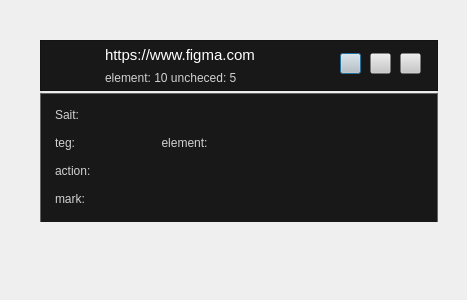
<?xml version="1.0" encoding="UTF-8"?>
<ui version="4.0">
 <class>Dialog</class>
 <widget class="QDialog" name="Dialog">
  <property name="geometry">
   <rect>
    <x>0</x>
    <y>0</y>
    <width>467</width>
    <height>300</height>
   </rect>
  </property>
  <property name="windowTitle">
   <string>Dialog</string>
  </property>
  <widget class="QGroupBox" name="parser_label">
   <property name="geometry">
    <rect>
     <x>40</x>
     <y>40</y>
     <width>398</width>
     <height>182</height>
    </rect>
   </property>
   <property name="minimumSize">
    <size>
     <width>398</width>
     <height>182</height>
    </size>
   </property>
   <property name="maximumSize">
    <size>
     <width>398</width>
     <height>182</height>
    </size>
   </property>
   <property name="styleSheet">
    <string notr="true">background: rgba(44, 40, 40, 0.0);</string>
   </property>
   <property name="title">
    <string/>
   </property>
   <widget class="QFrame" name="parser_label_sub">
    <property name="geometry">
     <rect>
      <x>0</x>
      <y>0</y>
      <width>398</width>
      <height>51</height>
     </rect>
    </property>
    <property name="styleSheet">
     <string notr="true">background: #181818;</string>
    </property>
    <property name="frameShape">
     <enum>QFrame::StyledPanel</enum>
    </property>
    <property name="frameShadow">
     <enum>QFrame::Raised</enum>
    </property>
    <widget class="QLabel" name="icon_mark">
     <property name="geometry">
      <rect>
       <x>0</x>
       <y>0</y>
       <width>51</width>
       <height>51</height>
      </rect>
     </property>
     <property name="styleSheet">
      <string notr="true">background: rgba(44, 40, 40, 0.0);</string>
     </property>
     <property name="text">
      <string/>
     </property>
     <property name="pixmap">
      <pixmap>../../../../DeKi-Project/parser/material/mark_icon/bell.png</pixmap>
     </property>
     <property name="alignment">
      <set>Qt::AlignCenter</set>
     </property>
    </widget>
    <widget class="QTextBrowser" name="sait_text">
     <property name="geometry">
      <rect>
       <x>60</x>
       <y>4</y>
       <width>221</width>
       <height>21</height>
      </rect>
     </property>
     <property name="styleSheet">
      <string notr="true">font-family: 'Roboto Mono';
font-style: normal;
font-weight: 300;
font-size: 13px;
line-height: 17px;
text-decoration-line: underline;
background: rgba(44, 40, 40, 0.0);
color: #FFFFFF;
border: 0.5px solid rgba(167, 167, 167, 0.0);</string>
     </property>
     <property name="verticalScrollBarPolicy">
      <enum>Qt::ScrollBarAlwaysOff</enum>
     </property>
     <property name="horizontalScrollBarPolicy">
      <enum>Qt::ScrollBarAlwaysOff</enum>
     </property>
     <property name="html">
      <string>&lt;!DOCTYPE HTML PUBLIC &quot;-//W3C//DTD HTML 4.0//EN&quot; &quot;http://www.w3.org/TR/REC-html40/strict.dtd&quot;&gt;
&lt;html&gt;&lt;head&gt;&lt;meta name=&quot;qrichtext&quot; content=&quot;1&quot; /&gt;&lt;style type=&quot;text/css&quot;&gt;
p, li { white-space: pre-wrap; }
&lt;/style&gt;&lt;/head&gt;&lt;body style=&quot; font-family:'Roboto Mono'; font-size:13px; font-weight:296; font-style:normal;&quot;&gt;
&lt;p style=&quot; margin-top:0px; margin-bottom:0px; margin-left:0px; margin-right:0px; -qt-block-indent:0; text-indent:0px;&quot;&gt;&lt;span style=&quot; font-size:11pt;&quot;&gt;https://www.figma.com&lt;br /&gt;&lt;br /&gt;&lt;/span&gt;&lt;/p&gt;&lt;/body&gt;&lt;/html&gt;</string>
     </property>
    </widget>
    <widget class="QTextBrowser" name="element_text">
     <property name="geometry">
      <rect>
       <x>60</x>
       <y>26</y>
       <width>181</width>
       <height>21</height>
      </rect>
     </property>
     <property name="styleSheet">
      <string notr="true">font-family: 'Roboto Mono';
font-style: normal;
font-weight: 300;
font-size: 13px;
line-height: 17px;
text-decoration-line: underline;
background: rgba(44, 40, 40, 0.0);
color: rgba(255, 255, 255, 0.8);

border: 0.5px solid rgba(167, 167, 167, 0.0);</string>
     </property>
     <property name="verticalScrollBarPolicy">
      <enum>Qt::ScrollBarAlwaysOff</enum>
     </property>
     <property name="horizontalScrollBarPolicy">
      <enum>Qt::ScrollBarAlwaysOff</enum>
     </property>
     <property name="html">
      <string>&lt;!DOCTYPE HTML PUBLIC &quot;-//W3C//DTD HTML 4.0//EN&quot; &quot;http://www.w3.org/TR/REC-html40/strict.dtd&quot;&gt;
&lt;html&gt;&lt;head&gt;&lt;meta name=&quot;qrichtext&quot; content=&quot;1&quot; /&gt;&lt;style type=&quot;text/css&quot;&gt;
p, li { white-space: pre-wrap; }
&lt;/style&gt;&lt;/head&gt;&lt;body style=&quot; font-family:'Roboto Mono'; font-size:13px; font-weight:296; font-style:normal;&quot;&gt;
&lt;p style=&quot; margin-top:0px; margin-bottom:0px; margin-left:0px; margin-right:0px; -qt-block-indent:0; text-indent:0px;&quot;&gt;&lt;span style=&quot; font-size:9pt;&quot;&gt;element: 10 uncheced: 5&lt;/span&gt;&lt;/p&gt;&lt;/body&gt;&lt;/html&gt;</string>
     </property>
    </widget>
    <widget class="QPushButton" name="pause">
     <property name="geometry">
      <rect>
       <x>300</x>
       <y>13</y>
       <width>21</width>
       <height>21</height>
      </rect>
     </property>
     <property name="styleSheet">
      <string notr="true">color: #FFFFFF;
background: rgba(199, 199, 199, 0.0);</string>
     </property>
     <property name="text">
      <string/>
     </property>
     <property name="icon">
      <iconset>
       <normaloff>../../../../DeKi-Project/parser/material/pause_1.png</normaloff>../../../../DeKi-Project/parser/material/pause_1.png</iconset>
     </property>
     <property name="iconSize">
      <size>
       <width>14</width>
       <height>10</height>
      </size>
     </property>
    </widget>
    <widget class="QPushButton" name="status_icon">
     <property name="geometry">
      <rect>
       <x>330</x>
       <y>13</y>
       <width>21</width>
       <height>21</height>
      </rect>
     </property>
     <property name="styleSheet">
      <string notr="true">color: #FFFFFF;
background: rgba(199, 199, 199, 0.0);</string>
     </property>
     <property name="text">
      <string/>
     </property>
     <property name="icon">
      <iconset>
       <normaloff>../../../../DeKi-Project/parser/material/good_connect_ver_2.png</normaloff>../../../../DeKi-Project/parser/material/good_connect_ver_2.png</iconset>
     </property>
     <property name="iconSize">
      <size>
       <width>16</width>
       <height>20</height>
      </size>
     </property>
    </widget>
    <widget class="QPushButton" name="extend">
     <property name="geometry">
      <rect>
       <x>360</x>
       <y>13</y>
       <width>21</width>
       <height>21</height>
      </rect>
     </property>
     <property name="styleSheet">
      <string notr="true">color: #FFFFFF;
background: rgba(199, 199, 199, 0.0);</string>
     </property>
     <property name="text">
      <string/>
     </property>
     <property name="icon">
      <iconset>
       <normaloff>../../../../DeKi-Project/parser/material/tree_point.png</normaloff>../../../../DeKi-Project/parser/material/tree_point.png</iconset>
     </property>
     <property name="iconSize">
      <size>
       <width>20</width>
       <height>20</height>
      </size>
     </property>
    </widget>
   </widget>
   <widget class="QFrame" name="briefly_info_frame">
    <property name="geometry">
     <rect>
      <x>0</x>
      <y>53</y>
      <width>398</width>
      <height>131</height>
     </rect>
    </property>
    <property name="styleSheet">
     <string notr="true">background: #181818;
border: 1px solid #646464;</string>
    </property>
    <property name="frameShape">
     <enum>QFrame::StyledPanel</enum>
    </property>
    <property name="frameShadow">
     <enum>QFrame::Raised</enum>
    </property>
    <widget class="QTextBrowser" name="briefly_info">
     <property name="geometry">
      <rect>
       <x>10</x>
       <y>10</y>
       <width>371</width>
       <height>111</height>
      </rect>
     </property>
     <property name="styleSheet">
      <string notr="true">font-family: 'Roboto Mono';
font-style: normal;
font-weight: 300;
font-size: 13px;
line-height: 10px;
text-decoration-line: underline;
background: rgba(44, 40, 40, 0.0);
color: rgba(255, 255, 255, 0.8);

border: 0.5px solid rgba(167, 167, 167, 0.0);</string>
     </property>
     <property name="verticalScrollBarPolicy">
      <enum>Qt::ScrollBarAlwaysOff</enum>
     </property>
     <property name="horizontalScrollBarPolicy">
      <enum>Qt::ScrollBarAlwaysOff</enum>
     </property>
     <property name="html">
      <string>&lt;!DOCTYPE HTML PUBLIC &quot;-//W3C//DTD HTML 4.0//EN&quot; &quot;http://www.w3.org/TR/REC-html40/strict.dtd&quot;&gt;
&lt;html&gt;&lt;head&gt;&lt;meta name=&quot;qrichtext&quot; content=&quot;1&quot; /&gt;&lt;style type=&quot;text/css&quot;&gt;
p, li { white-space: pre-wrap; }
&lt;/style&gt;&lt;/head&gt;&lt;body style=&quot; font-family:'Roboto Mono'; font-size:13px; font-weight:296; font-style:normal;&quot;&gt;
&lt;p style=&quot; margin-top:0px; margin-bottom:0px; margin-left:0px; margin-right:0px; -qt-block-indent:0; text-indent:0px;&quot;&gt;&lt;span style=&quot; font-size:9pt;&quot;&gt;Sait: &lt;/span&gt;&lt;/p&gt;
&lt;p style=&quot;-qt-paragraph-type:empty; margin-top:0px; margin-bottom:0px; margin-left:0px; margin-right:0px; -qt-block-indent:0; text-indent:0px; font-size:9pt;&quot;&gt;&lt;br /&gt;&lt;/p&gt;
&lt;p style=&quot; margin-top:0px; margin-bottom:0px; margin-left:0px; margin-right:0px; -qt-block-indent:0; text-indent:0px;&quot;&gt;&lt;span style=&quot; font-size:9pt;&quot;&gt;teg:                          element:&lt;/span&gt;&lt;/p&gt;
&lt;p style=&quot;-qt-paragraph-type:empty; margin-top:0px; margin-bottom:0px; margin-left:0px; margin-right:0px; -qt-block-indent:0; text-indent:0px; font-size:9pt;&quot;&gt;&lt;br /&gt;&lt;/p&gt;
&lt;p style=&quot; margin-top:0px; margin-bottom:0px; margin-left:0px; margin-right:0px; -qt-block-indent:0; text-indent:0px;&quot;&gt;&lt;span style=&quot; font-size:9pt;&quot;&gt;action:&lt;/span&gt;&lt;/p&gt;
&lt;p style=&quot;-qt-paragraph-type:empty; margin-top:0px; margin-bottom:0px; margin-left:0px; margin-right:0px; -qt-block-indent:0; text-indent:0px; font-size:9pt;&quot;&gt;&lt;br /&gt;&lt;/p&gt;
&lt;p style=&quot; margin-top:0px; margin-bottom:0px; margin-left:0px; margin-right:0px; -qt-block-indent:0; text-indent:0px;&quot;&gt;&lt;span style=&quot; font-size:9pt;&quot;&gt;mark:&lt;/span&gt;&lt;/p&gt;&lt;/body&gt;&lt;/html&gt;</string>
     </property>
    </widget>
   </widget>
  </widget>
 </widget>
 <resources/>
 <connections/>
</ui>
